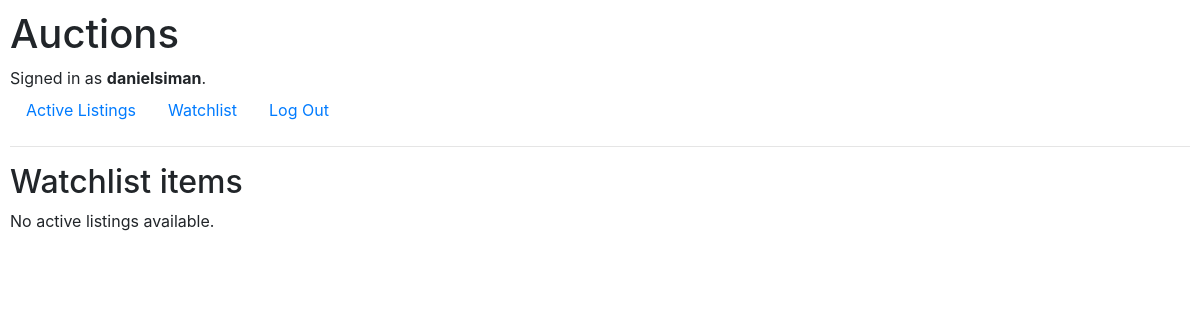
Before: /watchlist (signed in) with the older database file.
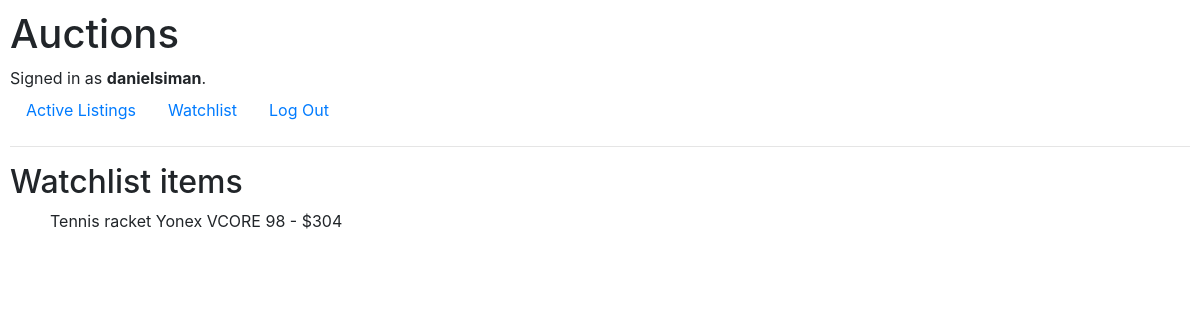
After: the same page with the newer database file.
### auctions/models.py (models this page shows, shortened)
class User(AbstractUser):
    pass

class UserWatchlist(models.Model):
    user = models.ForeignKey(User, on_delete=models.CASCADE, related_name="watchlist")
    listing = models.ForeignKey(AuctionListing, on_delete=models.CASCADE, related_name="watchlisted_by")

class AuctionListing(models.Model):
    title = models.CharField(max_length=64)
    description = models.TextField()
    starting_bid = models.DecimalField(max_digits=10, decimal_places=2)
    image_url = models.URLField(blank=True, null=True, max_length=400)
    created_at = models.DateTimeField(auto_now_add=True)
    is_active = models.BooleanField(default=True)
    owner = models.ForeignKey(User, on_delete=models.CASCADE, related_name="listings")
    category = models.ForeignKey("AuctionCategorie", on_delete=models.SET_NULL, null=True, blank=True, related_name="listings")
    def get_current_price(self):
        bids = self.bids.all()
        if bids:
            return bids.aggregate(Max('amount'))['amount__max']
        return self.starting_bid
    def __str__(self):
        return f"{self.title} - ${self.get_current_price()}"

class Bid(models.Model):
    bidder = models.ForeignKey(User, on_delete=models.CASCADE, related_name="bids")
    listing = models.ForeignKey(AuctionListing, on_delete=models.CASCADE, related_name="bids")
    amount = models.DecimalField(max_digits=10, decimal_places=2)
    created_at = models.DateTimeField(auto_now_add=True)

### auctions/views.py (the view)
# urls.py: path("watchlist", views.user_watchlist_view, name="user_watchlist"),
def user_watchlist_view(request):
    if request.user.is_authenticated:
        user = request.user
        watchlist = user.watchlist.all()
        return render(request, "auctions/watchlist.html", {
            "watchlist": watchlist
        })

### auctions/templates/auctions/watchlist.html
{% extends "auctions/layout.html" %}
{% block body %}
    <h2>Watchlist items</h2>
    {% if watchlist %}
        {% for item in watchlist %}
        <ul>
            {{ item.listing }}
        </ul>
        {% endfor %}
    {% else %}
        <p>No active listings available.</p>
    {% endif %}
{% endblock %}

### auctions/templates/auctions/layout.html (shortened to what this page needs)
{% load static %}
<!DOCTYPE html>
<html lang="en">
    <head>
        <link rel="stylesheet" href="https://stackpath.bootstrapcdn.com/bootstrap/4.4.1/css/bootstrap.min.css">
        <link href="{% static 'auctions/styles.css' %}" rel="stylesheet">
    </head>
    <body>
        <h1>Auctions</h1>
        <div>
            {% if user.is_authenticated %}
                Signed in as <strong>{{ user.username }}</strong>.
            {% else %}
                Not signed in.
            {% endif %}
        </div>
        <ul class="nav">
            <li class="nav-item">
                <a class="nav-link" href="{% url 'index' %}">Active Listings</a>
            </li>
            {% if user.is_authenticated %}
                <li class="nav-item">
                    <a class="nav-link" href="{% url 'user_watchlist' %}">Watchlist</a>
                </li>
                <li class="nav-item">
                    <a class="nav-link" href="{% url 'logout' %}">Log Out</a>
                </li>
            {% endif %}
        </ul>
        <hr>
        {% block body %}
        {% endblock %}
    </body>
</html>

### auctions/static/auctions/styles.css (style rules this page uses)
body { padding: 10px; }

Changed rows visible on the page:
added UserWatchlist: listing "Tennis racket Yonex VCORE 98 - $304"
Other visible differences:
text no longer shown: "No active listings available."
